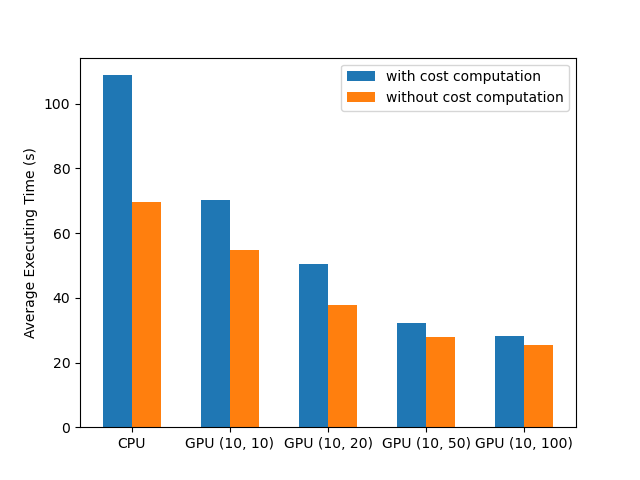

The script that saved this image:
''' data
epoch 40
batch size 100
learning rate 0.001
lambda 0.3

CPU with cost
time	accuracy
107528	0.340
109214	0.347
107970	0.344
109994	0.354
109368	0.345

GPU (10, 10) with cost
time	accuracy
70874   0.349
70025   0.341
70346   0.35
70353   0.35
70352   0.343

GPU (10, 20) with cost
time	accuracy
49947   0.345
49431   0.345
51531   0.343
51115   0.340
49820   0.343

GPU (10, 50) with cost
time	accuracy
31984	0.34
32066	0.341
33078   0.336
31596   0.344
32185   0.339

GPU (10, 100) with cost
time	accuracy
28786	0.338
28028	0.341
28089	0.347
27685	0.343
27870	0.342

--------------------

CPU without cost
time	accuracy
70074   0.345
68301   0.354
68912   0.346
69376   0.342
70933   0.349

GPU (10, 10) without cost
time	accuracy
52572   0.349
53019   0.345
53055   0.342
52192   0.345
52725   0.335

GPU (10, 20) without cost
time	accuracy
38098   0.336
38077   0.337
37214   0.343
37446   0.343
38207   0.345

GPU (10, 50) without cost
time	accuracy
27730   0.349
27999   0.348
28092   0.339
27945   0.339
27988   0.346

GPU (10, 100) without cost
time	accuracy
25934   0.337
24805   0.338
24672   0.344
24929   0.344
25980   0.343
'''

import matplotlib.pyplot as plt
import numpy as np

labels = ['CPU', 'GPU (10, 10)', 'GPU (10, 20)', 'GPU (10, 50)', 'GPU (10, 100)']

time_cost = [108.8148, 70.3846, 50.3688, 32.1818, 28.0916]
time_nocost = [69.6532, 54.7126, 37.8084, 27.9508, 25.264]
accuracy_cost = [0.346, 0.3466, 0.3432, 0.34, 0.3422]
accuracy_nocost = [0.3472, 0.3432, 0.3408, 0.3442, 0.3412]

x = np.arange(len(labels))
width = 0.3
fig, ax = plt.subplots()
ax.bar(x - width / 2, time_cost, width, label='with cost computation')
ax.bar(x + width / 2, time_nocost, width, label='without cost computation')

ax.set_ylabel('Average Executing Time (s)')
ax.set_xticks(x)
ax.set_xticklabels(labels)
ax.legend()
plt.savefig('plots/performance.png')

# fig, ax = plt.subplots()
# ax.bar(x, accuracy_cost, width)
# ax.set_ylabel('Accuracy on test set')
# ax.set_xticks(x)
# ax.set_xticklabels(labels)
# plt.savefig('plots/accuracy.png')